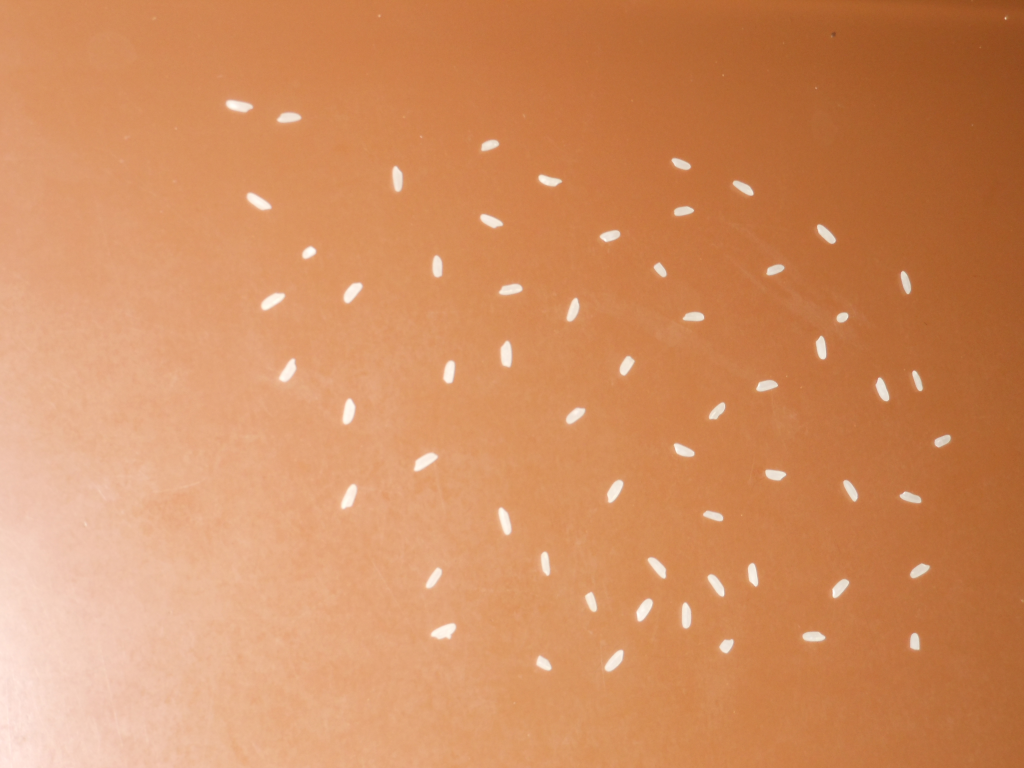
#> input picture 04-Contagem de arroz/60.bmp, 1024 x 768 px; the run also reads 1 picture not shown here
$ python main.py
#> lines starting #> are read from the running program, lines starting #| are printed output that depends on the picture; after the words box and inside, x2 and y2 are one past the last pixel; in counts of white or black regions, pixels touching at a corner belong together
import numpy as np
import cv2

# ===============================================================================
def flood_fill(img, y, x, comp):
    list = [(y, x)]
    while list:
        y, x = list.pop()
        if img[y, x] == 1:
            img[y, x] = comp["label"]
            comp["n_pixels"] += 1
            if (y - 1) >= 0:
                list.append((y - 1, x))  # cima
            if (y + 1) < img.shape[0]:
                list.append((y + 1, x))  # baixo
            if (x - 1) >= 0:
                list.append((y, x - 1))  # esquerda
            if (x + 1) < img.shape[1]:
                list.append((y, x + 1))  # direita
# -------------------------------------------------------------------------------
def blob_list(img):
    flood_img = img.copy()
    lista = []
    label = (-1)

    for y in range(img.shape[0]):
        for x in range(img.shape[1]):
            if flood_img[y, x] == 1:
                blob = {
                    "label": label,
                    "n_pixels": 0,
                }
                flood_fill(flood_img, y, x, blob)
                lista.append(blob)
                label -= 1
    return lista
# ===============================================================================
def prep(file_name):#separação de fundo e remoção de ruído
    gs_img = cv2.imread(file_name, cv2.IMREAD_GRAYSCALE).astype(np.float32)/255

    #filtro da média para limiarização adaptativa.
    #kernel proporcional ao tamanho da imagem
    k_win=int(gs_img.shape[0]/16)
    avg_img = cv2.blur(gs_img, (k_win, k_win), borderType=cv2.BORDER_REFLECT)

    #comparando
    threshold=0.1
    adapt_img = np.where( (gs_img - avg_img) > threshold, 1, 0.0)

    #erodindo e dilatando (abertura/fechamento)
    morph_k = np.ones((5,5), np.uint8)
    erode_img = cv2.erode(adapt_img, morph_k, iterations=1)
    dilate_img = cv2.dilate(erode_img, morph_k, iterations=1)

    return dilate_img
# ===============================================================================
def count(img):
    #encontrando componentes
    #assumindo que só tenha restado grãos ou ao menos poucos objetos inválidos
    comp_list_ordered = sorted(blob_list(img), key=lambda x: x["n_pixels"])
    comp_qt = len(comp_list_ordered)

    index = int(comp_qt*0.1)
    index_f = comp_qt-4*index
    area = (comp_list_ordered[index_f]["n_pixels"] + comp_list_ordered[index]["n_pixels"])/2

    counter=0
    for i in range(comp_qt):
        if comp_list_ordered[i]["n_pixels"] < area:
            counter += 1
        else:
            counter += round(comp_list_ordered[i]["n_pixels"]/area)


    return str(counter)

# ===============================================================================
def main():
    img_60 = prep("60.bmp")
#> in prep, `adapt_img = np.where( (gs_img - avg_img) > threshold, 1, 0.0)`: adapt_img: shape (768, 1024) float64; values 0 (black) and 1 (white), 1.4% white; 66 white regions (6 under 20 px), largest, box (x1, y1, x2, y2) and area: (431, 623, 456, 639) 259, (500, 341, 512, 367) 253, (414, 453, 438, 471) 246
#> in prep, `erode_img = cv2.erode(adapt_img, morph_k, iterations=1)`: erode_img: shape (768, 1024) float64; values 0 (black) and 1 (white), 0.51% white; 60 white regions, largest, box (x1, y1, x2, y2) and area: (502, 344, 510, 364) 116, (434, 626, 453, 637) 106, (345, 402, 353, 422) 100
#> in prep, `dilate_img = cv2.dilate(erode_img, morph_k, iterations=1)`: dilate_img: shape (768, 1024) float64; values 0 (black) and 1 (white), 1.4% white; 60 white regions, largest, box (x1, y1, x2, y2) and area: (432, 624, 455, 639) 246, (500, 342, 512, 366) 244, (261, 293, 284, 310) 239
    img_82 = prep("82.bmp")
#> in prep (call 2), `adapt_img = np.where( (gs_img - avg_img) > threshold, 1, 0.0)`: adapt_img: shape (729, 1024) float64; values 0 (black) and 1 (white), 4.8% white; 114 white regions (38 under 20 px), largest, box (x1, y1, x2, y2) and area: (724, 580, 776, 621) 931, (564, 107, 612, 146) 929, (381, 250, 436, 290) 868
#> in prep (call 2), `erode_img = cv2.erode(adapt_img, morph_k, iterations=1)`: erode_img: shape (729, 1024) float64; values 0 (black) and 1 (white), 2.6% white; 78 white regions, largest, box (x1, y1, x2, y2) and area: (727, 582, 773, 619) 536, (567, 109, 610, 144) 528, (706, 505, 741, 547) 469
#> in prep (call 2), `dilate_img = cv2.dilate(erode_img, morph_k, iterations=1)`: dilate_img: shape (729, 1024) float64; values 0 (black) and 1 (white), 4.7% white; 77 white regions, largest, box (x1, y1, x2, y2) and area: (565, 107, 612, 146) 920, (725, 580, 775, 621) 920, (344, 365, 380, 401) 833
    img_114 = prep("114.bmp")
#> call 3 of prep, with file_name = '114.bmp'
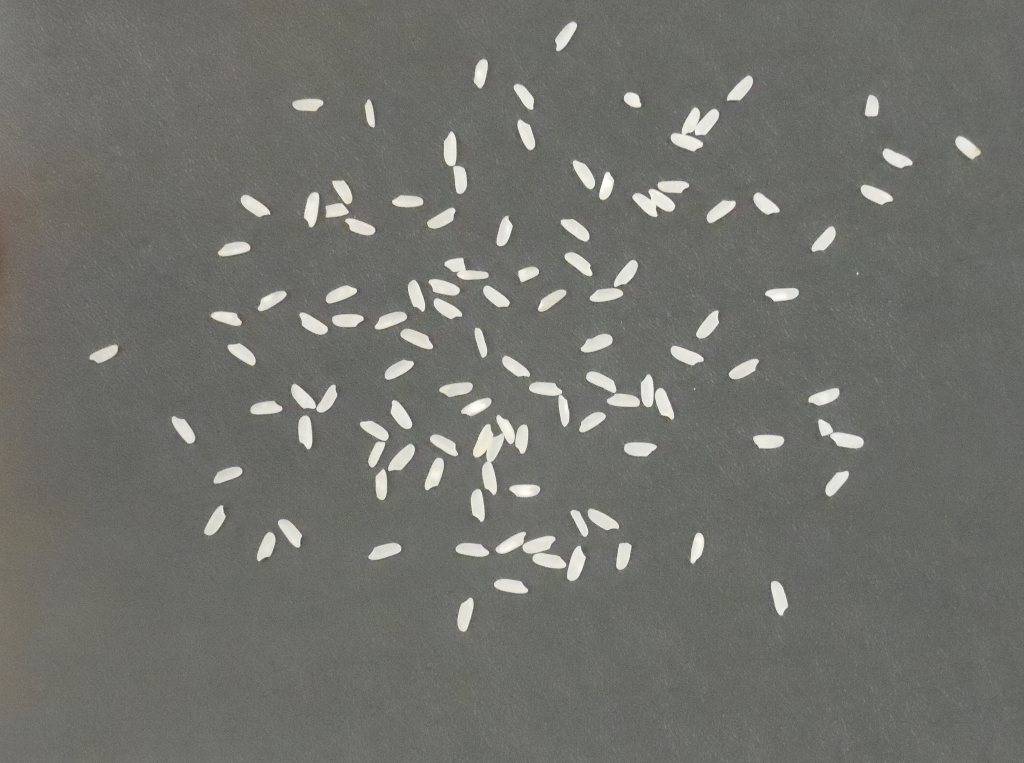
#> input picture 04-Contagem de arroz/114.bmp, 1024 x 763 px
#> in prep (call 3), `adapt_img = np.where( (gs_img - avg_img) > threshold, 1, 0.0)`: adapt_img: shape (763, 1024) float64; values 0 (black) and 1 (white), 4.8% white; 118 white regions (15 under 20 px), largest, box (x1, y1, x2, y2) and area: (473, 415, 515, 495) 1289, (671, 107, 719, 152) 1018, (444, 131, 467, 194) 672
#> in prep (call 3), `erode_img = cv2.erode(adapt_img, morph_k, iterations=1)`: erode_img: shape (763, 1024) float64; values 0 (black) and 1 (white), 2.3% white; 110 white regions, largest, box (x1, y1, x2, y2) and area: (475, 428, 502, 460) 360, (684, 110, 717, 133) 320, (635, 191, 673, 214) 319
#> in prep (call 3), `dilate_img = cv2.dilate(erode_img, morph_k, iterations=1)`: dilate_img: shape (763, 1024) float64; values 0 (black) and 1 (white), 4.7% white; 105 white regions, largest, box (x1, y1, x2, y2) and area: (473, 417, 515, 493) 1258, (671, 108, 719, 151) 1008, (444, 133, 467, 193) 659
    img_150 = prep("150.bmp")
#> call 4 of prep, with file_name = '150.bmp'
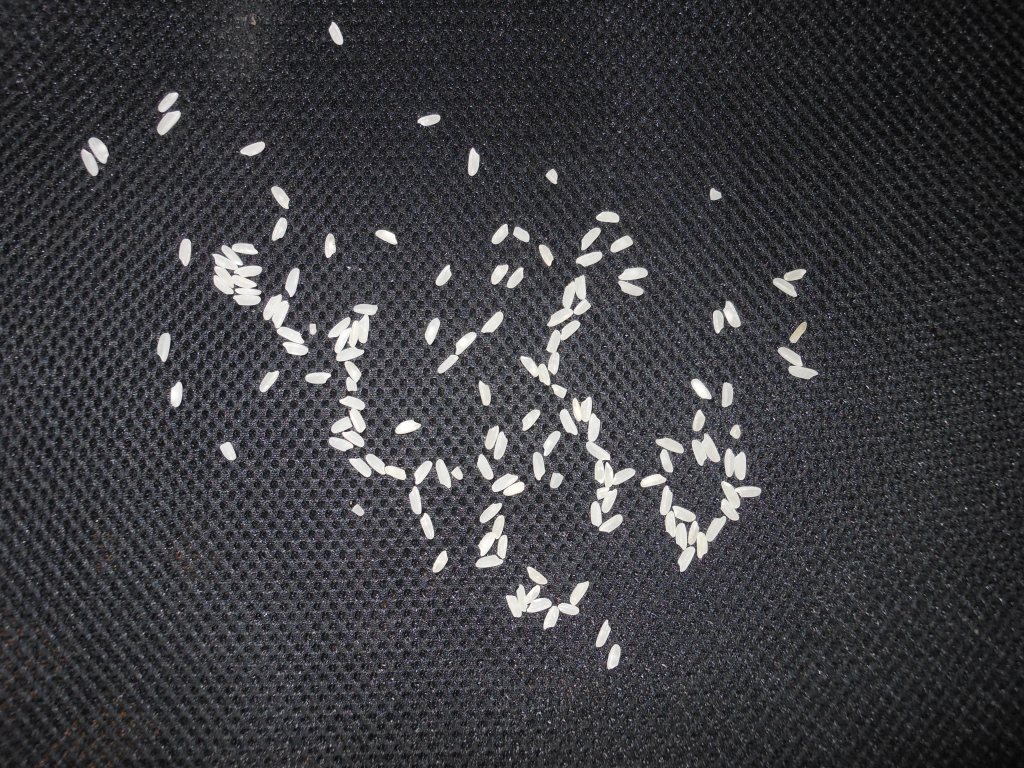
#> input picture 04-Contagem de arroz/150.bmp, 1024 x 768 px
#> in prep (call 4), `adapt_img = np.where( (gs_img - avg_img) > threshold, 1, 0.0)`: adapt_img: shape (768, 1024) float64; values 0 (black) and 1 (white), 12.3% white; 23863 white regions (23630 under 20 px), largest, box (x1, y1, x2, y2) and area: (660, 481, 762, 572) 2676, (572, 395, 636, 533) 2346, (212, 242, 262, 306) 1882
#> in prep (call 4), `erode_img = cv2.erode(adapt_img, morph_k, iterations=1)`: erode_img: shape (768, 1024) float64; values 0 (black) and 1 (white), 1.9% white; 114 white regions (1 under 20 px), largest, box (x1, y1, x2, y2) and area: (216, 248, 258, 303) 675, (331, 318, 367, 351) 415, (508, 588, 549, 615) 383
#> in prep (call 4), `dilate_img = cv2.dilate(erode_img, morph_k, iterations=1)`: dilate_img: shape (768, 1024) float64; values 0 (black) and 1 (white), 4.3% white; 94 white regions, largest, box (x1, y1, x2, y2) and area: (214, 243, 262, 305) 1798, (660, 487, 695, 571) 1192, (329, 316, 369, 361) 1091
    img_205 = prep("205.bmp")
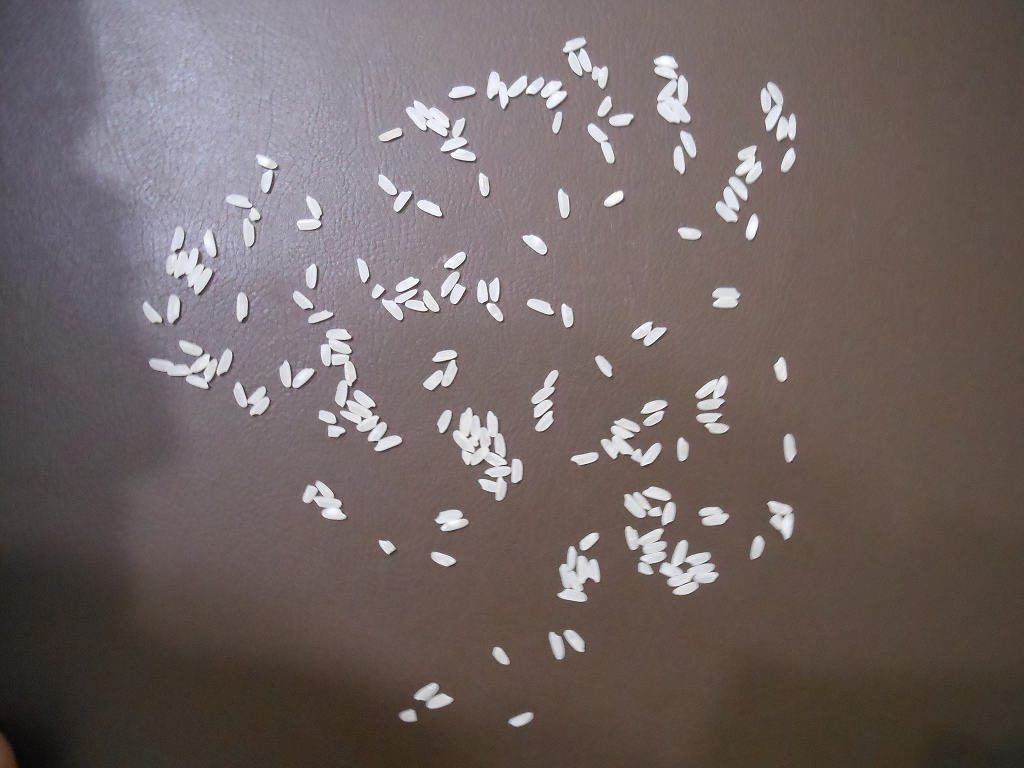
#> input picture 04-Contagem de arroz/205.bmp, 1024 x 768 px
#> in prep (call 5), `adapt_img = np.where( (gs_img - avg_img) > threshold, 1, 0.0)`: adapt_img: shape (768, 1024) float64; values 0 (black) and 1 (white), 5.6% white; 216 white regions (111 under 20 px), largest, box (x1, y1, x2, y2) and area: (453, 407, 523, 501) 2614, (660, 540, 719, 595) 1516, (654, 55, 690, 123) 1457
#> in prep (call 5), `erode_img = cv2.erode(adapt_img, morph_k, iterations=1)`: erode_img: shape (768, 1024) float64; values 0 (black) and 1 (white), 2.4% white; 146 white regions (1 under 20 px), largest, box (x1, y1, x2, y2) and area: (562, 549, 598, 600) 703, (659, 79, 688, 120) 571, (455, 411, 496, 450) 551
#> in prep (call 5), `dilate_img = cv2.dilate(erode_img, morph_k, iterations=1)`: dilate_img: shape (768, 1024) float64; values 0 (black) and 1 (white), 5.3% white; 117 white regions (1 under 20 px), largest, box (x1, y1, x2, y2) and area: (661, 541, 717, 595) 1470, (560, 547, 600, 602) 1263, (343, 391, 401, 451) 1250

    count_60 = count(img_60)
#> after the loop in blob_list, `for y in range(img.shape[0]):`: flood_img: shape (768, 1024) float64; min -60, max 0, mean -0.427
#> after the loop in blob_list, `for y in range(img.shape[0]):`: label = -61; lista = 60 items
#> in count, `comp_qt = len(comp_list_ordered)`: comp_qt = 60
#> in count, `index = int(comp_qt*0.1)`: index = 6
#> in count, `index_f = comp_qt-4*index`: index_f = 36
#> in count, `area = (comp_list_ordered[index_f]["n_pixels"] + comp_list_ordered[ind..`: area = 165
#> after the loop in count, `for i in range(comp_qt):`: counter = 60
#> count_60 = '60'
    count_82 = count(img_82)
#> after the loop in blob_list (call 2), `for y in range(img.shape[0]):`:
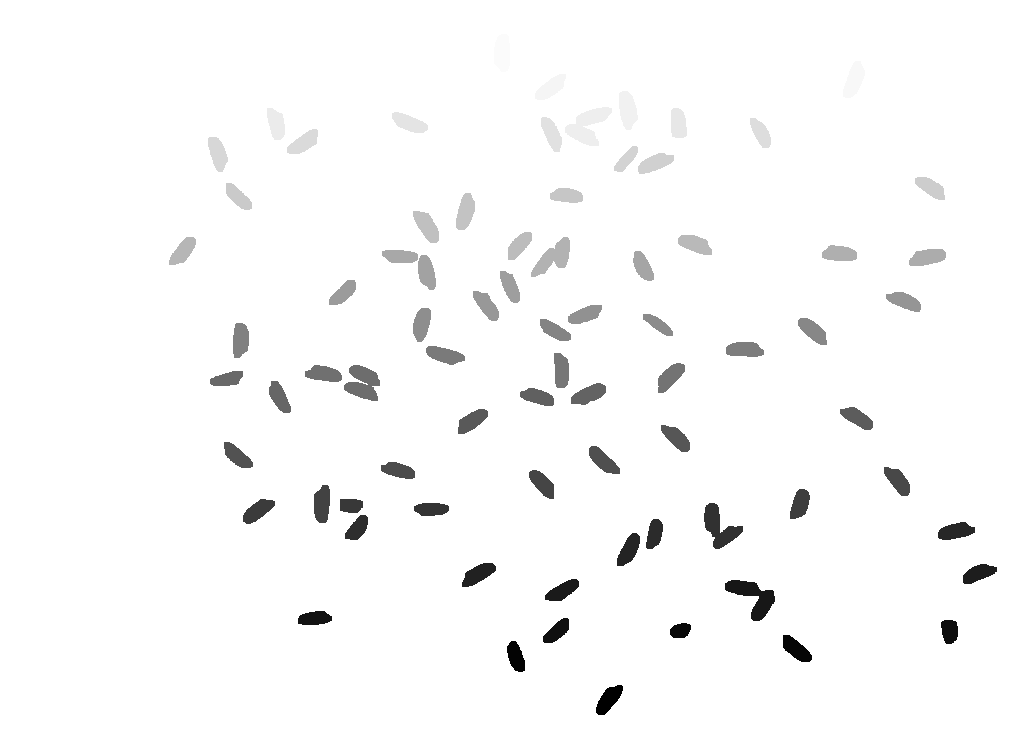
#> flood_img: shape (729, 1024) float64; min -77, max 0, mean -1.81; drawn with min black and max white
#> after the loop in blob_list (call 2), `for y in range(img.shape[0]):`: label = -78; lista = 77 items
#> the loop in count (call 2), `for i in range(comp_qt):` made 77 passes
#> counter on passes 23 to 34: 23, 24, 25, 26, 27, 28, 29, 30, 31, 32, 33, 34
#> count_82 = '82'
    count_114 = count(img_114)
#> after the loop in blob_list (call 3), `for y in range(img.shape[0]):`: flood_img: shape (763, 1024) float64; min -106, max 0, mean -2.55
#> count_114 = '113'
    count_150 = count(img_150)
#> after the loop in blob_list (call 4), `for y in range(img.shape[0]):`: flood_img: shape (768, 1024) float64; min -98, max 0, mean -2.21
#> count_150 = '152'
    count_205 = count(img_205)
#> after the loop in blob_list (call 5), `for y in range(img.shape[0]):`:
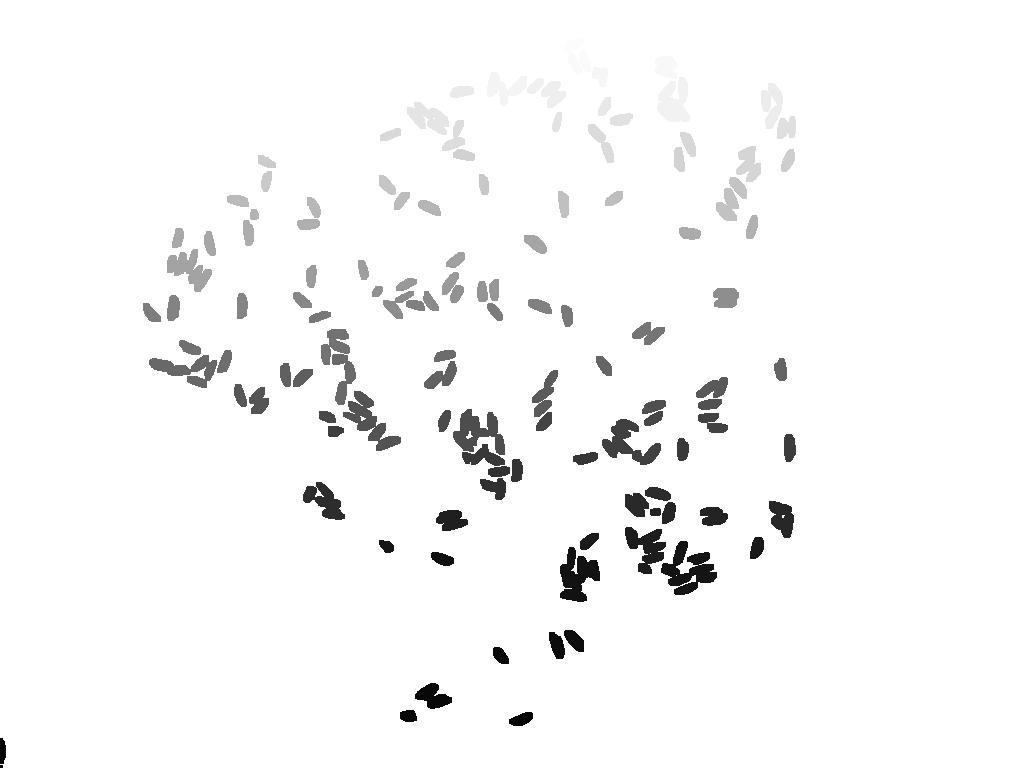
#> flood_img: shape (768, 1024) float64; min -122, max 0, mean -3.45; drawn with min black and max white
#> after the loop in blob_list (call 5), `for y in range(img.shape[0]):`: label = -123; lista = 122 items
#> count_205 = '205'

    cv2.imshow("Real = 60, Contagem = " + count_60, img_60)
    cv2.waitKey()
    cv2.imshow("Real = 82, Contagem = " + count_82, img_82)
    cv2.waitKey()
    cv2.imshow("Real = 114, Contagem = " + count_114, img_114)
    cv2.waitKey()
    cv2.imshow("Real = 150, Contagem = " + count_150, img_150)
    cv2.waitKey()
    cv2.imshow("Real = 205, Contagem = " + count_205, img_205)
    cv2.waitKey()
    cv2.destroyAllWindows()


if __name__ == "__main__":
    main()

# ===============================================================================
